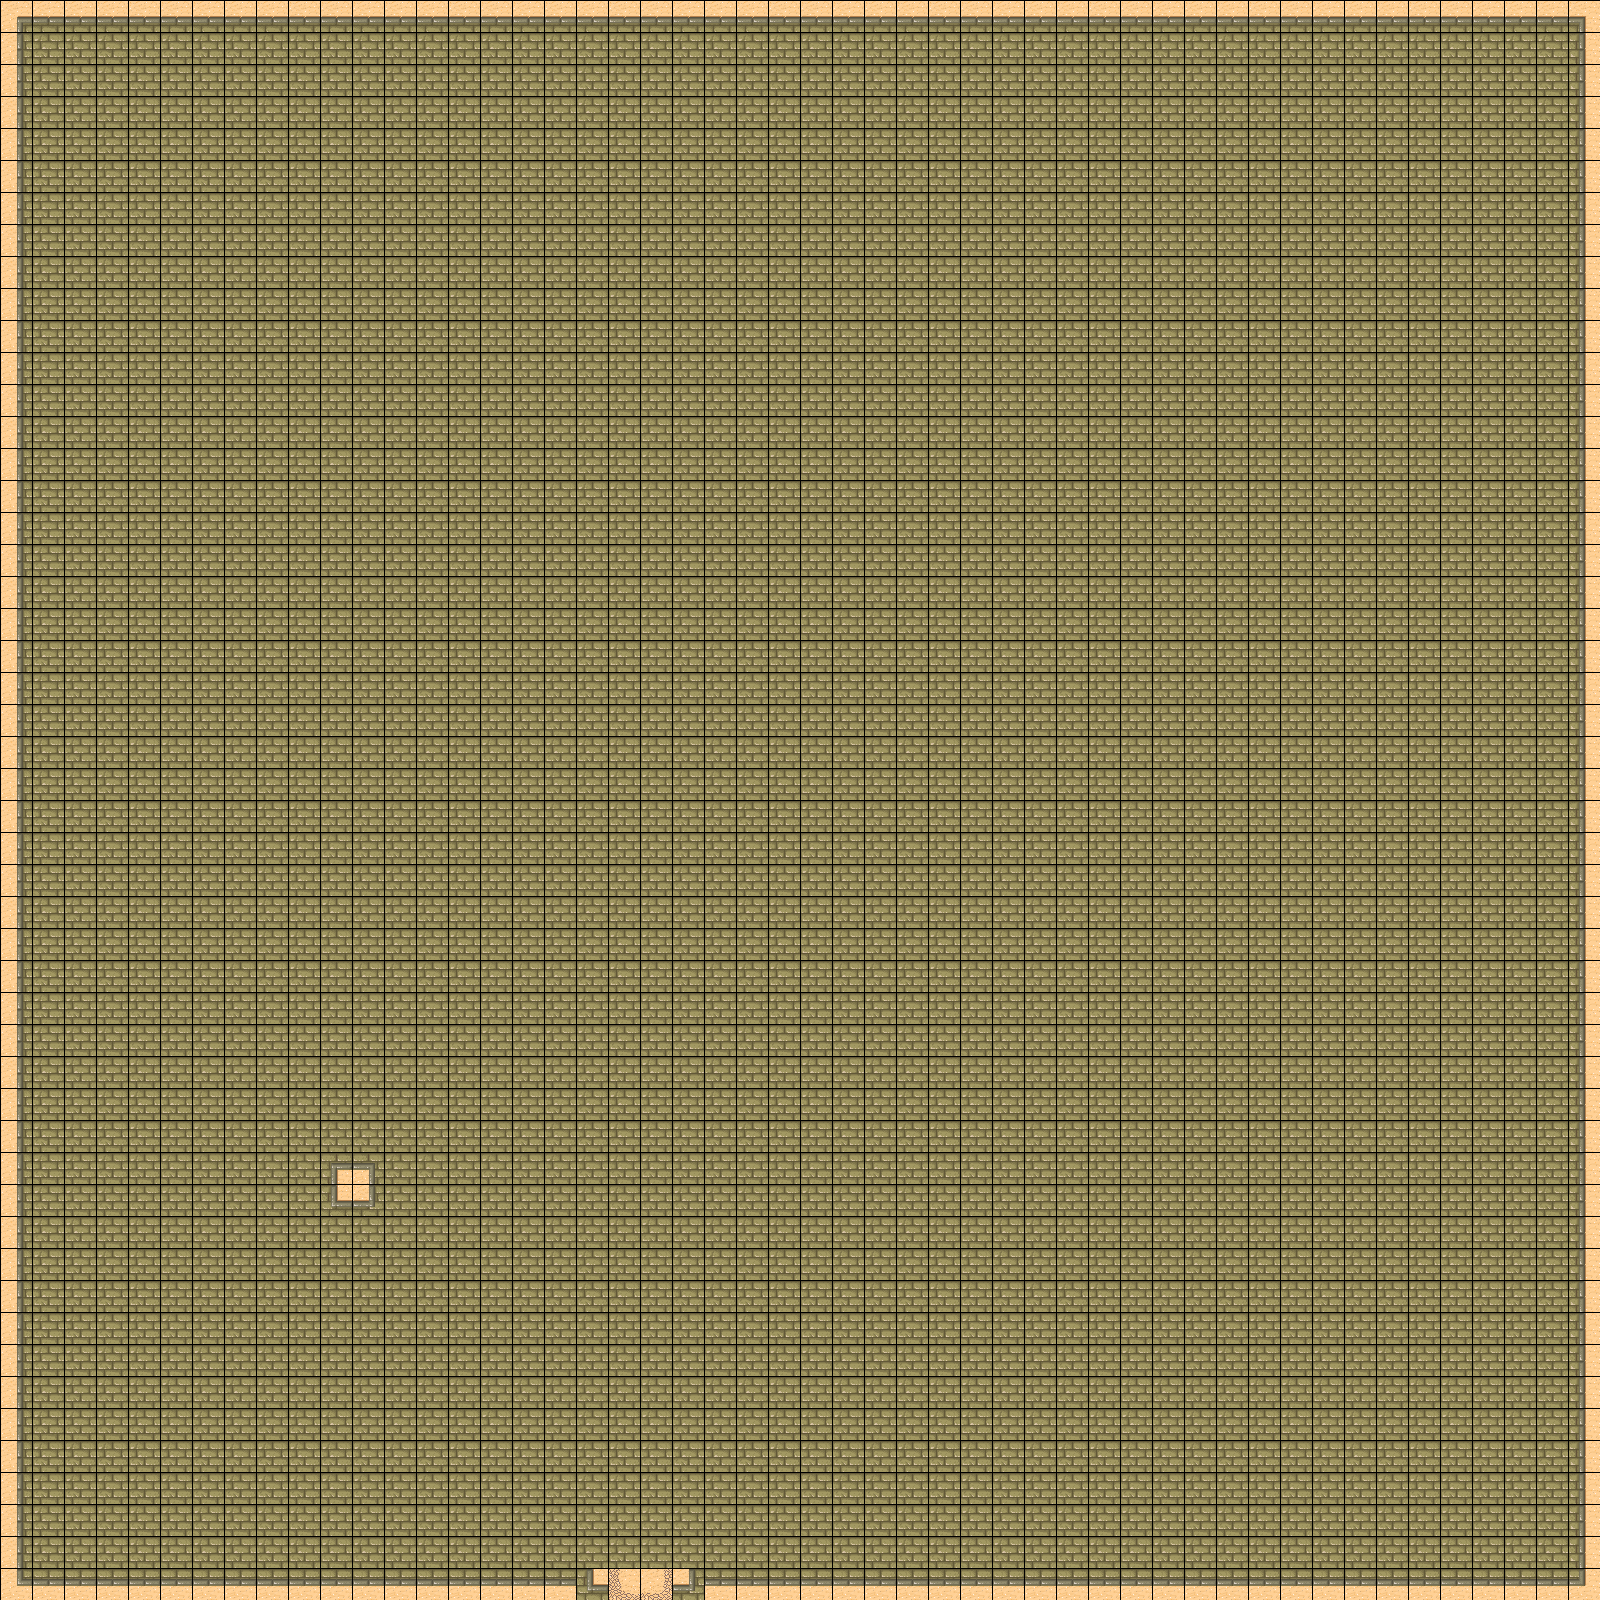

This game map was drawn from its Tiled (.tmx) file and the tilesets committed beside it. A one-line description and the trimmed map source follow:
An orthogonal 50x50 tile map with 32x32 px tiles, 1 tile layer (main) and 4 objects.

<map version="1.0" orientation="orthogonal" renderorder="left-up" width="50" height="50" tilewidth="32" tileheight="32" nextobjectid="11">
 <tileset firstgid="1" name="tmw_desert_spacing" tilewidth="32" tileheight="32" spacing="1" tilecount="48">
  <image source="../tilesets/tmw_desert_spacing.png" width="265" height="199" />
 </tileset>
 <layer name="main" width="50" height="50">
  <data>[2500 cells, 2500 non-empty, 15 distinct tile ids]</data>
 </layer>
 <objectgroup name="collidable">
  <object id="2" x="320" y="1152" width="64" height="64" />
  <object id="4" x="576" y="1568" width="32" height="32" />
  <object id="8" x="672" y="1568" width="32" height="32" />
 </objectgroup>
 <objectgroup name="linkable">
  <object id="9" x="608" y="1568" width="64" height="32">
   <properties>
    <property name="fromMap" value="testMap" />
    <property name="fromName" value="S1" />
    <property name="toMap" value="testMap2" />
    <property name="toName" value="N1" />
   </properties>
  </object>
 </objectgroup>
</map>
